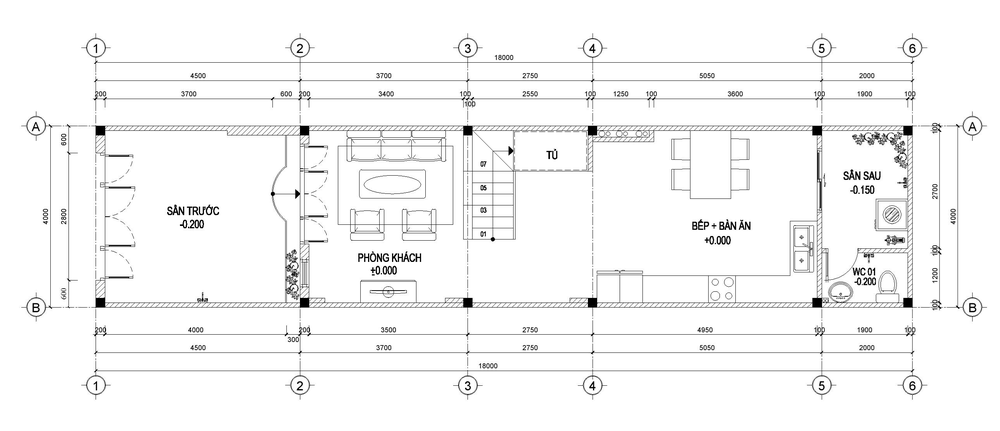
#> input picture kien_truc.png, 1000 x 431 px, shrunk from 2584 x 1114 before the run
$ python find_black_reg.py
#> lines starting #> are read from the running program, lines starting #| are printed output that depends on the picture; after the words box and inside, x2 and y2 are one past the last pixel; in counts of white or black regions, pixels touching at a corner belong together
import cv2
import numpy as np

# Đọc ảnh bản vẽ xây dựng
image = cv2.imread("kien_truc.png", cv2.IMREAD_GRAYSCALE)
#> image is the input picture: shape (431, 1000); min 0, max 255, mean 245.9

# Áp dụng làm mờ để giảm nhiễu
blurred = cv2.GaussianBlur(image, (5, 5), 0)
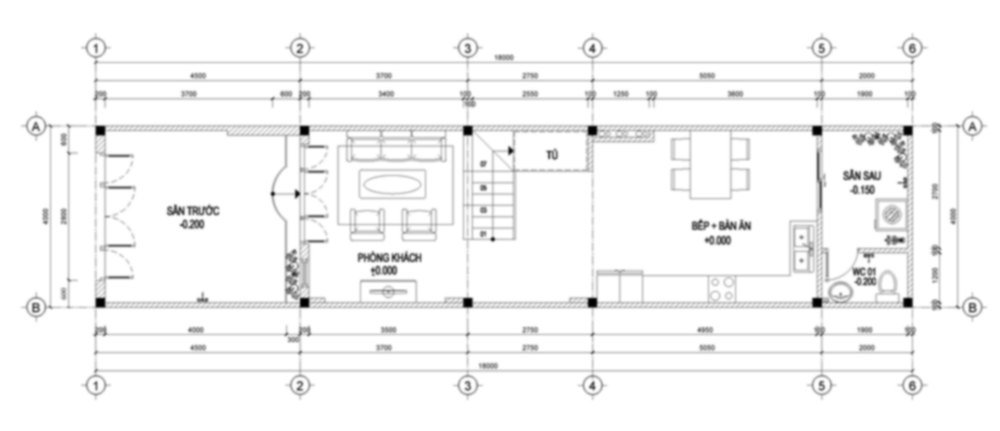
#> blurred: shape (431, 1000); min 0, max 255, mean 245.9

# Dùng ngưỡng nhị phân để làm nổi bật vùng đen
_, binary = cv2.threshold(blurred, 50, 255, cv2.THRESH_BINARY_INV)  # THRESH_BINARY_INV để lấy vùng đen
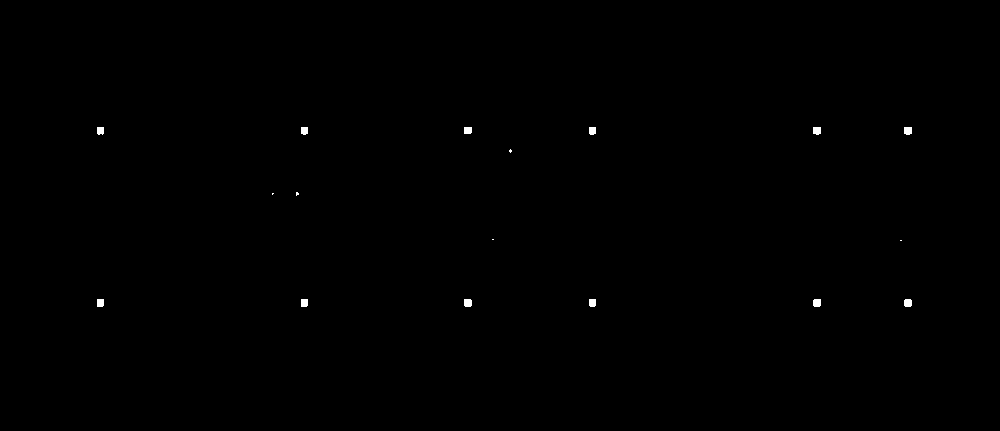
#> binary: shape (431, 1000); 0.16% white; 17 white regions (5 under 20 px)

# Tìm các đường viền trong ảnh
contours, _ = cv2.findContours(binary, cv2.RETR_EXTERNAL, cv2.CHAIN_APPROX_SIMPLE)
#> contours = 17 contours, 5 with area under 20; largest, box (x1, y1, x2, y2) and area: (813, 299, 821, 307) 48, (464, 299, 472, 307) 48, (904, 299, 912, 307) 47, (904, 127, 912, 135) 46, (813, 127, 821, 135) 45

# Chuyển ảnh sang màu để vẽ đường viền
image_color = cv2.cvtColor(image, cv2.COLOR_GRAY2BGR)

# Danh sách lưu tọa độ các hình vuông
square_coordinates = []

# Lọc các hình vuông đen đậm dựa vào tỷ lệ giữa chiều dài & rộng
for cnt in contours:
    x, y, w, h = cv2.boundingRect(cnt)

    # Điều kiện lọc: Ô vuông có kích thước phù hợp
    if 10 < w < 100 and 10 < h < 100 and 0.8 < w/h < 1.2:  # Kiểm tra hình vuông
        cv2.rectangle(image_color, (x, y), (x + w, y + h), (0, 0, 255), 2)  # Vẽ ô vuông màu đỏ

        # Lưu tọa độ vào danh sách
        square_coordinates.append((x, y, w, h))
        print(f"Phát hiện ô vuông tại: x={x}, y={y}, w={w}, h={h}")
#> this loop made 17 passes
#> (x, y, w, h) on passes 1, 2, 3, 4, 5, 6, 10, 11, 12, 13, 14, 15: (904, 299, 8, 8), (813, 299, 8, 8), (589, 299, 7, 8), (464, 299, 8, 8), (301, 299, 7, 8), (97, 299, 7, 8), (296, 192, 3, 4), (509, 149, 3, 4), (904, 127, 8, 8), (813, 127, 8, 8), (589, 127, 7, 8), (464, 127, 8, 7)
#> (cnt, x, y, w, h) on passes 7 to 9: ([[900, 240], [901, 240]], 900, 240, 2, 1), ([[492, 239], [493, 239]], 492, 239, 2, 1), ([[272, 193], [272, 194], [273, 193]], 272, 193, 2, 2)
#> after the loop, square_coordinates = []

# Hiển thị ảnh kết quả
cv2.imshow("Detected Squares", image_color)
cv2.waitKey(0)
cv2.destroyAllWindows()

# Nếu cần lưu danh sách tọa độ vào file
with open("square_coordinates.txt", "w") as f:
    for coord in square_coordinates:
        f.write(f"{coord}\n")
#> this loop made 0 passes

$ run again, with ket_cau.jpg saved as kien_truc.png
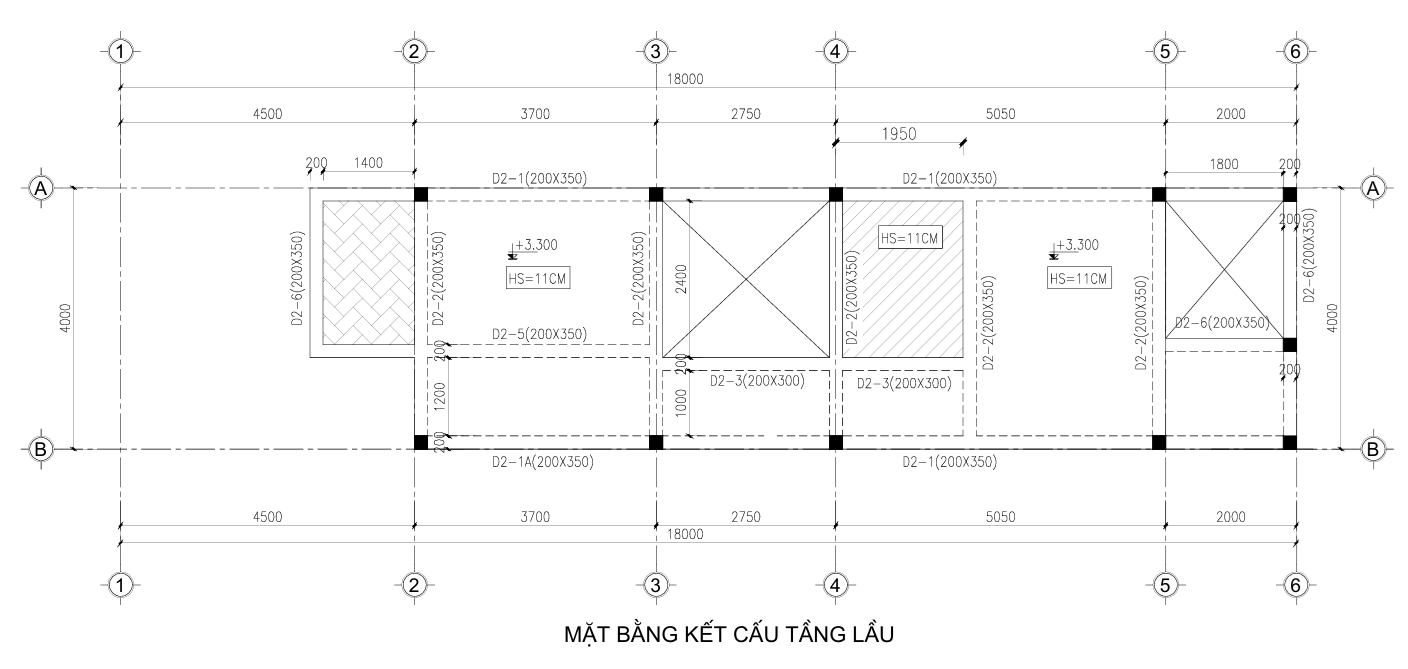
#> input picture ket_cau.jpg, 1408 x 669 px
#> image is the input picture: shape (669, 1408); min 0, max 255, mean 249.6
#> `_, binary = cv2.threshold(blurred, 50, 255, cv2.THRESH_BINARY_INV)`:
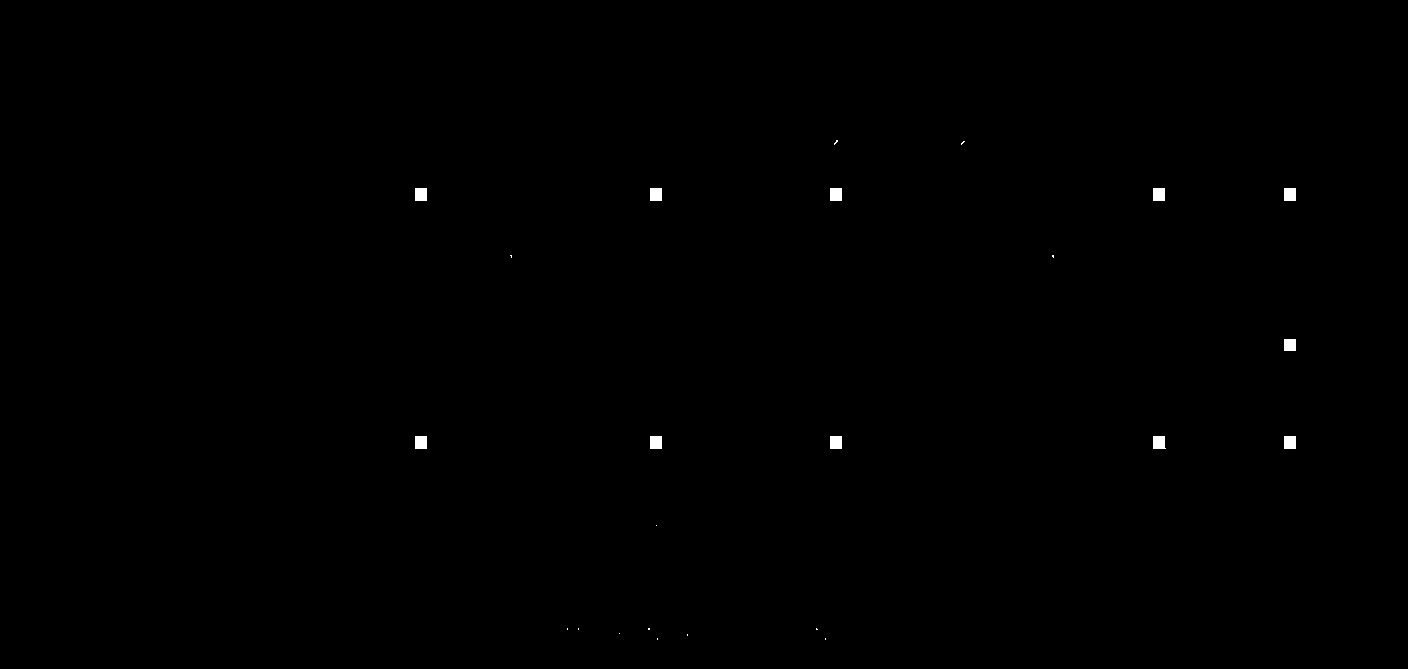
#> binary: shape (669, 1408); 0.19% white; 24 white regions (13 under 20 px)
#> contours = 24 contours, 13 with area under 20; largest, box (x1, y1, x2, y2) and area: (1153, 436, 1166, 449) 132, (1284, 436, 1296, 449) 132, (830, 436, 842, 449) 132, (650, 436, 662, 449) 132, (415, 436, 427, 449) 132
#> the loop `for cnt in contours:` made 24 passes
#> (cnt, x, y, w, h) on passes 1, 2, 3, 5, 6, 7: ([[825, 638], [825, 639]], 825, 638, 1, 2), ([[657, 638], [657, 639]], 657, 638, 1, 2), ([[687, 634], [687, 635]], 687, 634, 1, 2), ([[816, 628], [816, 629], [817, 629]], 816, 628, 2, 2), ([[648, 628], [648, 629], [649, 629], [649, 628]], 648, 628, 2, 2), ([[578, 628], [578, 629]], 578, 628, 1, 2)
#> (printed output is left out)
#> after the loop `for cnt in contours:`:
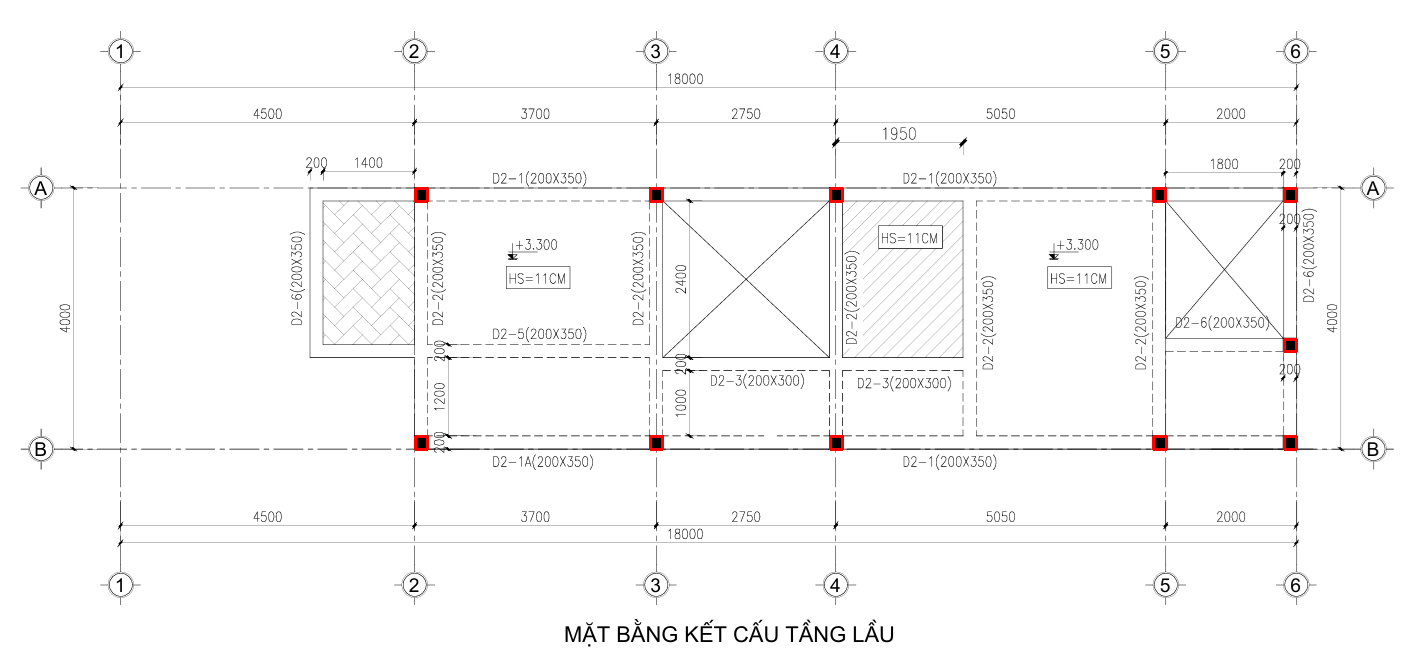
#> image_color: shape (669, 1408, 3); 0.17% of pixels changed, all inside (x1, y1, x2, y2) = (414, 187, 1298, 451)
#> after the loop `for cnt in contours:`: square_coordinates = [(1284, 436, 12, 13), (1153, 436, 13, 13), (830, 436, 12, 13), (650, 436, 12, 13), (415, 436, 12, 13), (1284, 339, 12, 12), (1284, 188, 12, 13), (1153, 188, 12, 13), (830, 188, 12, 13), (650, 188, 12, 13), (415, 188, 12, 13)]
#> the loop `for coord in square_coordinates:` made 11 passes
